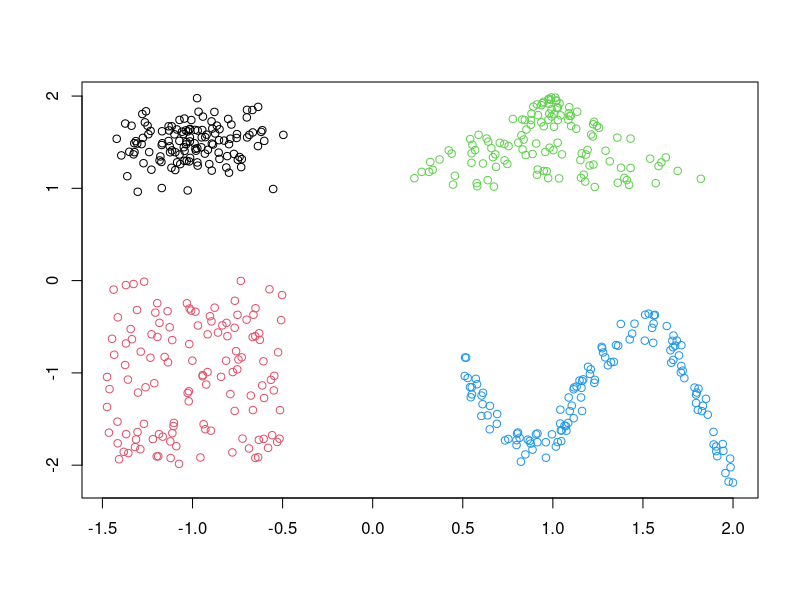

Here is the R script that generated this plot:
library(mlbench)


### Name: mlbench.shapes
### Title: Shapes in 2d
### Aliases: mlbench.shapes
### Keywords: datagen

### ** Examples

p<-mlbench.shapes()
plot(p)
